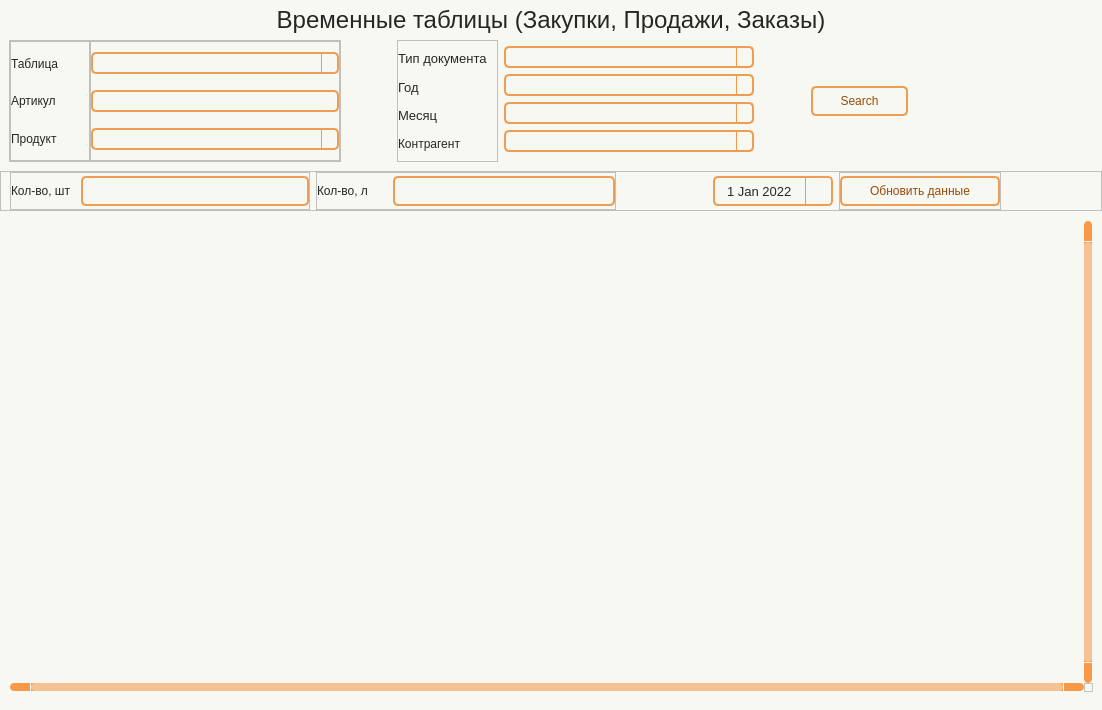
<?xml version="1.0" encoding="UTF-8"?>
<ui version="4.0">
 <class>Form</class>
 <widget class="QWidget" name="Form">
  <property name="geometry">
   <rect>
    <x>0</x>
    <y>0</y>
    <width>1102</width>
    <height>710</height>
   </rect>
  </property>
  <property name="minimumSize">
   <size>
    <width>930</width>
    <height>650</height>
   </size>
  </property>
  <property name="windowTitle">
   <string>Form</string>
  </property>
  <property name="styleSheet">
   <string notr="true">Form.QWidget{border: 2px solid #f28223;}

QWidget{
	background-color: #f8f8f2;
}

#Title_label.QLabel {
color: #262626;
font: 18pt &quot;Tahoma&quot;;
}

QLabel {
color: #262626;
font: 10pt &quot;Tahoma&quot;;
}

QPushButton {
	border: 2px solid #f09d54;
	border-radius: 5px;
	background-color: #f8f8f2;
	color: #964b09;
	font: 10pt &quot;Tahoma&quot;;
}

QPushButton:hover {
	background-color: #f28223;
	color: #ffffff;
}

QPushButton:pressed {
	background-color: #f28223;
	border: 2px solid #f28223;
	color: #ffffff;
}


QTableWidget {	
	background-color: #f8f8f2;
	padding: 10px;
	border-radius: 5px;
	gridline-color: #f8994a;
    outline: none;
	color: #262626;
}
QTableWidget::item{
	border-color: #f8994a;
	padding-left: 5px;
	padding-right: 5px;
	gridline-color: #f8994a;
	color: #262626;
	padding: 1px;
    font: 7pt &quot;Tahoma&quot;; 
}
QTableWidget::item:selected{
	background-color: #f28223;
    color: #ffffff;
}
QTableWidget::item:editable {
	background-color: #ffffd0;
	border: #ffffff;
}
QTableWidget::item:focus {
	background-color: #f28223;
	border: 2px solid #ffffff;
}
QHeaderView::section{
	background-color: #f8f8f2;
	border: none;
	border-style: none;
}
QTableWidget::horizontalHeader {	
	background-color: #f8994a;
	font: 10pt &quot;Tahoma&quot;;
}
QHeaderView::section:horizontal {
    border: 1px solid #f8994a;
	background-color: #ffd4af;
	padding: 3px;
	border-top-left-radius: 7px;
    border-top-right-radius: 7px;
    color: #262626;
}
QHeaderView::section:vertical {
    border: 1px solid #f8994a;
	color: #262626;
}

QLineEdit {
	background-color: #f8f8f2;
	border-radius: 5px;
	border: 2px solid #f09d54;
	padding-left: 10px;
	selection-color: rgb(255, 255, 255);
	selection-background-color: #f28223;
    color: #262626;
}
QLineEdit:hover {
	border: 2px solid #f28223;
}
QLineEdit:focus {
	border: 2px solid #f28223;
}

/* Стили для множественного выбора */
QListWidget {
    background-color: #f8f8f2;
    border: 2px solid #f09d54;
    border-radius: 5px;
    color: #262626;
    font: 10pt &quot;Tahoma&quot;;
}

QListWidget::item {
    padding: 5px;
    border-bottom: 1px solid #f8994a;
}

QListWidget::item:selected {
    background-color: #f28223;
    color: #ffffff;
}

QListWidget::item:hover {
    background-color: #ffd4af;
}

/* Улучшенная видимость чекбоксов */
QCheckBox::indicator {
    width: 16px;
    height: 16px;
}

QCheckBox::indicator:unchecked {
    border: 2px solid #f09d54;
    background-color: #f8f8f2;
    border-radius: 3px;
}

QCheckBox::indicator:checked {
    border: 2px solid #f28223;
    background-color: #f28223;
    border-radius: 3px;
    image: url(:/icon/icon/check.svg);
}

QCheckBox::indicator:hover {
    border: 2px solid #f28223;
}

QComboBox {
	background-color: #f8f8f2;
	border-radius: 5px;
	border: 2px solid #f09d54;
	padding-left: 10px;
	selection-color: #f28223;
	selection-background-color: #f28223;
    color: #262626;
	font: 9pt &quot;Tahoma&quot;;
}
QComboBox:hover {
	border: 2px solid #f28223;
	
}
QComboBox:focus {
	border: 2px solid #f28223;
}

QComboBox QAbstractItemView::item {
	color: #262626;
}
QComboBox QAbstractItemView::item::selected {
	background-color: #f09d54;
	color: #ffffff;
}

QComboBox::down-arrow {
	
	image: url(:/icon/icon/chevron-down — копия — копия.svg);
}
QComboBox::drop-down {
    subcontrol-origin: padding;
    subcontrol-position: top right;
    width: 15px;
    border-left-width: 1px;
    border-left-color: #f8994a;
    border-left-style: solid; /* just a single line */
    border-top-right-radius: 3px; /* same radius as the QComboBox */
    border-bottom-right-radius: 3px;
	color: #262626;
}

QScrollBar:horizontal {
    border: none;
    background: #f8994a;
    height: 8px;
    margin: 0px 21px 0 21px;
	border-radius: 0px;
}
QScrollBar::handle:horizontal {
    background: #f6c294;
    min-width: 20px;
	border-radius: 4px
}
QScrollBar::add-line:horizontal {
    border: none;
    background: #f8994a;
    width: 20px;
	border-top-right-radius: 4px;
    border-bottom-right-radius: 4px;
    subcontrol-position: right;
    subcontrol-origin: margin;
}
QScrollBar::sub-line:horizontal {
    border: none;
    background: #f8994a;
    width: 20px;
	border-top-left-radius: 4px;
    border-bottom-left-radius: 4px;
    subcontrol-position: left;
    subcontrol-origin: margin;
}
QScrollBar::up-arrow:horizontal, QScrollBar::down-arrow:horizontal
{
     background: none;
}
QScrollBar::add-page:horizontal, QScrollBar::sub-page:horizontal
{
     background: none;
}
 QScrollBar:vertical {
	border: none;
    background-color: #f8994a;
    width: 8px;
    margin: 21px 0 21px 0;
	border-radius: 0px;
 }
 QScrollBar::handle:vertical {	
	background: #f6c294;
    min-height: 25px;
	border-radius: 4px
 }
 QScrollBar::add-line:vertical {
     border: none;
    background: #f8994a;
     height: 20px;
	border-bottom-left-radius: 4px;
    border-bottom-right-radius: 4px;
     subcontrol-position: bottom;
     subcontrol-origin: margin;
 }
 QScrollBar::sub-line:vertical {
	border: none;
    background: #f8994a;
     height: 20px;
	border-top-left-radius: 4px;
    border-top-right-radius: 4px;
     subcontrol-position: top;
     subcontrol-origin: margin;
 }
 QScrollBar::up-arrow:vertical, QScrollBar::down-arrow:vertical {
     background: none;
 }

 QScrollBar::add-page:vertical, QScrollBar::sub-page:vertical {
     background: none;
 }

QDateEdit {
    background-color: #f8f8f2;
    border-radius: 5px;
    border: 2px solid #f09d54;
    padding-left: 10px; /* Add left padding */
    padding-right: 10px; /* Add right padding to accommodate the dropdown arrow */
    color: #262626;
    font: 10pt &quot;Tahoma&quot;;
    min-width: 80px; /* Minimum width to prevent text clipping */
}

QDateEdit:hover {
    border: 2px solid #f28223;
}

QDateEdit:focus {
    border: 2px solid #f28223;
}

QDateEdit::drop-down {
    subcontrol-origin: padding;
    subcontrol-position: top right;
    width: 25px; /* Keep the dropdown arrow width */
    border-left-width: 1px;
    border-left-color: #f8994a;
    border-left-style: solid;
    border-top-right-radius: 3px;
    border-bottom-right-radius: 3px;
    background-color: #f8f8f2;
}

QDateEdit::down-arrow {
	image: url(:/icon/icon/chevron-down — копия — копия.svg);
    width: 16px;
    height: 16px;
}

/* Calendar Styling */
QCalendarWidget {
    background-color: #f8f8f2;
    border: 2px solid #f28223;
    color: #262626;
}

QCalendarWidget QWidget {
    color: #262626;
}

QCalendarWidget QAbstractItemView {
    background-color: #f8f8f2;
    selection-background-color: #f28223;
    selection-color: #ffffff;
}

QCalendarWidget QToolButton {
    background-color: #ffd4af;
    color: #262626;
    font: 10pt &quot;Tahoma&quot;;
    border-radius: 3px;
    padding: 5px;
}

QCalendarWidget QToolButton:hover {
    background-color: #f28223;
    color: #ffffff;
}

QCalendarWidget QMenu {
    background-color: #f8f8f2;
    border: 1px solid #f28223;
}

QCalendarWidget QSpinBox {
    background-color: #f8f8f2;
    color: #262626;
    border: 1px solid #f09d54;
}

QCalendarWidget QSpinBox::up-button {
    subcontrol-origin: border;
    subcontrol-position: top right;
    width: 15px;
    border-left-width: 1px;
    border-left-color: #f8994a;
    border-left-style: solid;
}

QCalendarWidget QSpinBox::down-button {
    subcontrol-origin: border;
    subcontrol-position: bottom right;
    width: 15px;
    border-left-width: 1px;
    border-left-color: #f8994a;
    border-left-style: solid;
}

QCalendarWidget QSpinBox::up-arrow {
	image: url(:/icon/icon/chevron-up — копия — копия.svg);
    width: 10px;
    height: 10px;
}

QCalendarWidget QSpinBox::down-arrow {
	image: url(:/icon/icon/chevron-down — копия — копия.svg);
    width: 10px;
    height: 10px;
}
</string>
  </property>
  <layout class="QHBoxLayout" name="horizontalLayout">
   <property name="leftMargin">
    <number>0</number>
   </property>
   <property name="topMargin">
    <number>0</number>
   </property>
   <property name="rightMargin">
    <number>0</number>
   </property>
   <property name="bottomMargin">
    <number>0</number>
   </property>
   <item>
    <widget class="QWidget" name="widget" native="true">
     <layout class="QVBoxLayout" name="verticalLayout">
      <property name="spacing">
       <number>0</number>
      </property>
      <property name="leftMargin">
       <number>0</number>
      </property>
      <property name="topMargin">
       <number>0</number>
      </property>
      <property name="rightMargin">
       <number>0</number>
      </property>
      <property name="bottomMargin">
       <number>9</number>
      </property>
      <item>
       <widget class="QLabel" name="Title_label">
        <property name="minimumSize">
         <size>
          <width>0</width>
          <height>40</height>
         </size>
        </property>
        <property name="maximumSize">
         <size>
          <width>16777215</width>
          <height>40</height>
         </size>
        </property>
        <property name="font">
         <font>
          <family>Tahoma</family>
          <pointsize>18</pointsize>
          <italic>false</italic>
          <bold>false</bold>
         </font>
        </property>
        <property name="layoutDirection">
         <enum>Qt::LayoutDirection::LeftToRight</enum>
        </property>
        <property name="text">
         <string>Временные таблицы (Закупки, Продажи, Заказы)</string>
        </property>
        <property name="alignment">
         <set>Qt::AlignmentFlag::AlignCenter</set>
        </property>
       </widget>
      </item>
      <item>
       <widget class="QFrame" name="frame_Search">
        <property name="minimumSize">
         <size>
          <width>0</width>
          <height>130</height>
         </size>
        </property>
        <property name="maximumSize">
         <size>
          <width>16777215</width>
          <height>16777215</height>
         </size>
        </property>
        <layout class="QHBoxLayout" name="horizontalLayout_5">
         <property name="leftMargin">
          <number>9</number>
         </property>
         <property name="topMargin">
          <number>0</number>
         </property>
         <property name="rightMargin">
          <number>0</number>
         </property>
         <property name="bottomMargin">
          <number>9</number>
         </property>
         <item>
          <widget class="QFrame" name="frame_6">
           <property name="frameShape">
            <enum>QFrame::Shape::StyledPanel</enum>
           </property>
           <property name="frameShadow">
            <enum>QFrame::Shadow::Raised</enum>
           </property>
           <layout class="QHBoxLayout" name="horizontalLayout_2">
            <property name="spacing">
             <number>0</number>
            </property>
            <property name="leftMargin">
             <number>0</number>
            </property>
            <property name="topMargin">
             <number>0</number>
            </property>
            <property name="rightMargin">
             <number>0</number>
            </property>
            <property name="bottomMargin">
             <number>0</number>
            </property>
            <item>
             <widget class="QFrame" name="frame_4">
              <property name="minimumSize">
               <size>
                <width>80</width>
                <height>0</height>
               </size>
              </property>
              <property name="frameShape">
               <enum>QFrame::Shape::StyledPanel</enum>
              </property>
              <property name="frameShadow">
               <enum>QFrame::Shadow::Raised</enum>
              </property>
              <layout class="QVBoxLayout" name="verticalLayout_5">
               <property name="leftMargin">
                <number>0</number>
               </property>
               <property name="topMargin">
                <number>6</number>
               </property>
               <property name="bottomMargin">
                <number>6</number>
               </property>
               <item>
                <widget class="QLabel" name="label_6">
                 <property name="text">
                  <string>Таблица</string>
                 </property>
                </widget>
               </item>
               <item>
                <widget class="QLabel" name="label_8">
                 <property name="text">
                  <string>Артикул</string>
                 </property>
                </widget>
               </item>
               <item>
                <widget class="QLabel" name="label_7">
                 <property name="text">
                  <string>Продукт</string>
                 </property>
                </widget>
               </item>
              </layout>
             </widget>
            </item>
            <item>
             <widget class="QFrame" name="frame_5">
              <property name="minimumSize">
               <size>
                <width>250</width>
                <height>120</height>
               </size>
              </property>
              <property name="maximumSize">
               <size>
                <width>300</width>
                <height>16777215</height>
               </size>
              </property>
              <property name="frameShape">
               <enum>QFrame::Shape::StyledPanel</enum>
              </property>
              <property name="frameShadow">
               <enum>QFrame::Shadow::Raised</enum>
              </property>
              <layout class="QVBoxLayout" name="verticalLayout_6">
               <property name="leftMargin">
                <number>0</number>
               </property>
               <property name="topMargin">
                <number>0</number>
               </property>
               <property name="rightMargin">
                <number>0</number>
               </property>
               <property name="bottomMargin">
                <number>0</number>
               </property>
               <item>
                <widget class="QComboBox" name="line_table">
                 <property name="minimumSize">
                  <size>
                   <width>0</width>
                   <height>22</height>
                  </size>
                 </property>
                 <property name="maximumSize">
                  <size>
                   <width>16777215</width>
                   <height>22</height>
                  </size>
                 </property>
                </widget>
               </item>
               <item>
                <widget class="QLineEdit" name="line_article">
                 <property name="minimumSize">
                  <size>
                   <width>0</width>
                   <height>22</height>
                  </size>
                 </property>
                 <property name="maximumSize">
                  <size>
                   <width>16777215</width>
                   <height>22</height>
                  </size>
                 </property>
                </widget>
               </item>
               <item>
                <widget class="QComboBox" name="line_product">
                 <property name="minimumSize">
                  <size>
                   <width>0</width>
                   <height>22</height>
                  </size>
                 </property>
                 <property name="maximumSize">
                  <size>
                   <width>16777215</width>
                   <height>22</height>
                  </size>
                 </property>
                </widget>
               </item>
              </layout>
             </widget>
            </item>
           </layout>
          </widget>
         </item>
         <item>
          <spacer name="horizontalSpacer_3">
           <property name="orientation">
            <enum>Qt::Orientation::Horizontal</enum>
           </property>
           <property name="sizeType">
            <enum>QSizePolicy::Policy::Fixed</enum>
           </property>
           <property name="sizeHint" stdset="0">
            <size>
             <width>50</width>
             <height>20</height>
            </size>
           </property>
          </spacer>
         </item>
         <item>
          <widget class="QFrame" name="frame">
           <property name="minimumSize">
            <size>
             <width>80</width>
             <height>0</height>
            </size>
           </property>
           <property name="maximumSize">
            <size>
             <width>16777215</width>
             <height>16777215</height>
            </size>
           </property>
           <property name="font">
            <font>
             <pointsize>1</pointsize>
            </font>
           </property>
           <property name="frameShape">
            <enum>QFrame::Shape::StyledPanel</enum>
           </property>
           <property name="frameShadow">
            <enum>QFrame::Shadow::Raised</enum>
           </property>
           <layout class="QVBoxLayout" name="verticalLayout_2">
            <property name="leftMargin">
             <number>0</number>
            </property>
            <property name="topMargin">
             <number>6</number>
            </property>
            <property name="rightMargin">
             <number>9</number>
            </property>
            <property name="bottomMargin">
             <number>6</number>
            </property>
            <item>
             <widget class="QLabel" name="label_3">
              <property name="font">
               <font>
                <family>Tahoma</family>
                <pointsize>10</pointsize>
                <italic>false</italic>
                <bold>false</bold>
               </font>
              </property>
              <property name="text">
               <string>Тип документа</string>
              </property>
             </widget>
            </item>
            <item>
             <widget class="QLabel" name="label_2">
              <property name="font">
               <font>
                <family>Tahoma</family>
                <pointsize>10</pointsize>
                <italic>false</italic>
                <bold>false</bold>
               </font>
              </property>
              <property name="text">
               <string>Год</string>
              </property>
             </widget>
            </item>
            <item>
             <widget class="QLabel" name="label_5">
              <property name="font">
               <font>
                <family>Tahoma</family>
                <pointsize>10</pointsize>
                <italic>false</italic>
                <bold>false</bold>
               </font>
              </property>
              <property name="text">
               <string>Месяц</string>
              </property>
             </widget>
            </item>
            <item>
             <widget class="QLabel" name="label">
              <property name="text">
               <string>Контрагент</string>
              </property>
             </widget>
            </item>
           </layout>
          </widget>
         </item>
         <item>
          <widget class="QFrame" name="frame_2">
           <property name="minimumSize">
            <size>
             <width>250</width>
             <height>120</height>
            </size>
           </property>
           <property name="maximumSize">
            <size>
             <width>300</width>
             <height>16777215</height>
            </size>
           </property>
           <layout class="QVBoxLayout" name="verticalLayout_3">
            <property name="spacing">
             <number>0</number>
            </property>
            <property name="leftMargin">
             <number>0</number>
            </property>
            <property name="topMargin">
             <number>0</number>
            </property>
            <property name="rightMargin">
             <number>0</number>
            </property>
            <property name="bottomMargin">
             <number>0</number>
            </property>
            <item>
             <widget class="QComboBox" name="line_doc_type">
              <property name="minimumSize">
               <size>
                <width>0</width>
                <height>22</height>
               </size>
              </property>
              <property name="maximumSize">
               <size>
                <width>16777215</width>
                <height>22</height>
               </size>
              </property>
              <property name="iconSize">
               <size>
                <width>16</width>
                <height>16</height>
               </size>
              </property>
             </widget>
            </item>
            <item>
             <widget class="QComboBox" name="line_Year">
              <property name="minimumSize">
               <size>
                <width>0</width>
                <height>22</height>
               </size>
              </property>
              <property name="maximumSize">
               <size>
                <width>16777215</width>
                <height>22</height>
               </size>
              </property>
             </widget>
            </item>
            <item>
             <widget class="QComboBox" name="line_Mnth">
              <property name="minimumSize">
               <size>
                <width>0</width>
                <height>22</height>
               </size>
              </property>
              <property name="maximumSize">
               <size>
                <width>16777215</width>
                <height>22</height>
               </size>
              </property>
             </widget>
            </item>
            <item>
             <widget class="QComboBox" name="line_customer">
              <property name="minimumSize">
               <size>
                <width>0</width>
                <height>22</height>
               </size>
              </property>
              <property name="maximumSize">
               <size>
                <width>16777215</width>
                <height>22</height>
               </size>
              </property>
             </widget>
            </item>
           </layout>
          </widget>
         </item>
         <item>
          <spacer name="horizontalSpacer">
           <property name="orientation">
            <enum>Qt::Orientation::Horizontal</enum>
           </property>
           <property name="sizeType">
            <enum>QSizePolicy::Policy::Fixed</enum>
           </property>
           <property name="sizeHint" stdset="0">
            <size>
             <width>50</width>
             <height>20</height>
            </size>
           </property>
          </spacer>
         </item>
         <item>
          <widget class="QFrame" name="frame_3">
           <property name="minimumSize">
            <size>
             <width>100</width>
             <height>0</height>
            </size>
           </property>
           <property name="maximumSize">
            <size>
             <width>93</width>
             <height>16777215</height>
            </size>
           </property>
           <layout class="QVBoxLayout" name="verticalLayout_4">
            <property name="spacing">
             <number>0</number>
            </property>
            <property name="leftMargin">
             <number>1</number>
            </property>
            <property name="topMargin">
             <number>0</number>
            </property>
            <property name="rightMargin">
             <number>1</number>
            </property>
            <property name="bottomMargin">
             <number>0</number>
            </property>
            <item>
             <widget class="QPushButton" name="btn_find">
              <property name="minimumSize">
               <size>
                <width>97</width>
                <height>30</height>
               </size>
              </property>
              <property name="maximumSize">
               <size>
                <width>92</width>
                <height>30</height>
               </size>
              </property>
              <property name="text">
               <string>Search</string>
              </property>
              <property name="icon">
               <iconset resource="../resource.qrc">
                <normaloff>:/icon/icon/search — копия — копия.svg</normaloff>:/icon/icon/search — копия — копия.svg</iconset>
              </property>
             </widget>
            </item>
           </layout>
          </widget>
         </item>
         <item>
          <spacer name="horizontalSpacer_2">
           <property name="orientation">
            <enum>Qt::Orientation::Horizontal</enum>
           </property>
           <property name="sizeHint" stdset="0">
            <size>
             <width>40</width>
             <height>20</height>
            </size>
           </property>
          </spacer>
         </item>
        </layout>
       </widget>
      </item>
      <item>
       <widget class="QFrame" name="frame_7">
        <property name="minimumSize">
         <size>
          <width>0</width>
          <height>40</height>
         </size>
        </property>
        <property name="styleSheet">
         <string notr="true"/>
        </property>
        <property name="frameShape">
         <enum>QFrame::Shape::StyledPanel</enum>
        </property>
        <property name="frameShadow">
         <enum>QFrame::Shadow::Raised</enum>
        </property>
        <layout class="QHBoxLayout" name="horizontalLayout_3">
         <property name="topMargin">
          <number>0</number>
         </property>
         <property name="rightMargin">
          <number>9</number>
         </property>
         <property name="bottomMargin">
          <number>0</number>
         </property>
         <item>
          <widget class="QFrame" name="frame_pcs">
           <property name="minimumSize">
            <size>
             <width>300</width>
             <height>0</height>
            </size>
           </property>
           <property name="frameShape">
            <enum>QFrame::Shape::StyledPanel</enum>
           </property>
           <property name="frameShadow">
            <enum>QFrame::Shadow::Raised</enum>
           </property>
           <layout class="QHBoxLayout" name="horizontalLayout_8">
            <property name="spacing">
             <number>0</number>
            </property>
            <property name="leftMargin">
             <number>0</number>
            </property>
            <property name="topMargin">
             <number>0</number>
            </property>
            <property name="rightMargin">
             <number>0</number>
            </property>
            <property name="bottomMargin">
             <number>0</number>
            </property>
            <item>
             <widget class="QLabel" name="label_11">
              <property name="minimumSize">
               <size>
                <width>70</width>
                <height>0</height>
               </size>
              </property>
              <property name="maximumSize">
               <size>
                <width>70</width>
                <height>16777215</height>
               </size>
              </property>
              <property name="text">
               <string>Кол-во, шт</string>
              </property>
             </widget>
            </item>
            <item>
             <widget class="QLabel" name="label_qty_pcs">
              <property name="minimumSize">
               <size>
                <width>0</width>
                <height>30</height>
               </size>
              </property>
              <property name="maximumSize">
               <size>
                <width>16777215</width>
                <height>30</height>
               </size>
              </property>
              <property name="styleSheet">
               <string notr="true">QLabel {
	background-color: #f8f8f2;
	border-radius: 5px;
	border: 2px solid #f09d54;
	padding-left: 10px;
	color: #964b09;
	font: 700 10pt &quot;Tahoma&quot;;
}</string>
              </property>
              <property name="text">
               <string/>
              </property>
              <property name="alignment">
               <set>Qt::AlignmentFlag::AlignCenter</set>
              </property>
             </widget>
            </item>
           </layout>
          </widget>
         </item>
         <item>
          <widget class="QFrame" name="frame_Vol">
           <property name="minimumSize">
            <size>
             <width>300</width>
             <height>0</height>
            </size>
           </property>
           <property name="frameShape">
            <enum>QFrame::Shape::StyledPanel</enum>
           </property>
           <property name="frameShadow">
            <enum>QFrame::Shadow::Raised</enum>
           </property>
           <layout class="QHBoxLayout" name="horizontalLayout_4">
            <property name="leftMargin">
             <number>0</number>
            </property>
            <property name="topMargin">
             <number>0</number>
            </property>
            <property name="rightMargin">
             <number>0</number>
            </property>
            <property name="bottomMargin">
             <number>0</number>
            </property>
            <item>
             <widget class="QLabel" name="label_9">
              <property name="minimumSize">
               <size>
                <width>70</width>
                <height>0</height>
               </size>
              </property>
              <property name="maximumSize">
               <size>
                <width>50</width>
                <height>16777215</height>
               </size>
              </property>
              <property name="text">
               <string>Кол-во, л</string>
              </property>
             </widget>
            </item>
            <item>
             <widget class="QLabel" name="label_Volume">
              <property name="minimumSize">
               <size>
                <width>0</width>
                <height>30</height>
               </size>
              </property>
              <property name="maximumSize">
               <size>
                <width>16777215</width>
                <height>30</height>
               </size>
              </property>
              <property name="styleSheet">
               <string notr="true">QLabel {
	background-color: #f8f8f2;
	border-radius: 5px;
	border: 2px solid #f09d54;
	padding-left: 10px;
	color: #964b09;
	font: 700 10pt &quot;Tahoma&quot;;
}</string>
              </property>
              <property name="text">
               <string/>
              </property>
              <property name="alignment">
               <set>Qt::AlignmentFlag::AlignCenter</set>
              </property>
             </widget>
            </item>
           </layout>
          </widget>
         </item>
         <item>
          <spacer name="horizontalSpacer_4">
           <property name="orientation">
            <enum>Qt::Orientation::Horizontal</enum>
           </property>
           <property name="sizeHint" stdset="0">
            <size>
             <width>20</width>
             <height>20</height>
            </size>
           </property>
          </spacer>
         </item>
         <item>
          <widget class="QDateEdit" name="date_Start">
           <property name="minimumSize">
            <size>
             <width>104</width>
             <height>30</height>
            </size>
           </property>
           <property name="font">
            <font>
             <family>Tahoma</family>
             <pointsize>10</pointsize>
             <italic>false</italic>
             <bold>false</bold>
             <kerning>false</kerning>
            </font>
           </property>
           <property name="minimumDate">
            <date>
             <year>2022</year>
             <month>1</month>
             <day>1</day>
            </date>
           </property>
           <property name="calendarPopup">
            <bool>true</bool>
           </property>
          </widget>
         </item>
         <item>
          <widget class="QFrame" name="frame_8">
           <property name="minimumSize">
            <size>
             <width>162</width>
             <height>0</height>
            </size>
           </property>
           <property name="frameShape">
            <enum>QFrame::Shape::StyledPanel</enum>
           </property>
           <property name="frameShadow">
            <enum>QFrame::Shadow::Raised</enum>
           </property>
           <layout class="QHBoxLayout" name="horizontalLayout_9">
            <property name="spacing">
             <number>0</number>
            </property>
            <property name="leftMargin">
             <number>0</number>
            </property>
            <property name="topMargin">
             <number>0</number>
            </property>
            <property name="rightMargin">
             <number>0</number>
            </property>
            <property name="bottomMargin">
             <number>0</number>
            </property>
            <item>
             <widget class="QPushButton" name="btn_refresh">
              <property name="minimumSize">
               <size>
                <width>160</width>
                <height>30</height>
               </size>
              </property>
              <property name="maximumSize">
               <size>
                <width>160</width>
                <height>30</height>
               </size>
              </property>
              <property name="text">
               <string>Обновить данные</string>
              </property>
              <property name="icon">
               <iconset resource="../resource.qrc">
                <normaloff>:/icon/icon/refresh-ccw — копия — копия.svg</normaloff>:/icon/icon/refresh-ccw — копия — копия.svg</iconset>
              </property>
             </widget>
            </item>
           </layout>
          </widget>
         </item>
         <item>
          <spacer name="horizontalSpacer_5">
           <property name="orientation">
            <enum>Qt::Orientation::Horizontal</enum>
           </property>
           <property name="sizeHint" stdset="0">
            <size>
             <width>20</width>
             <height>20</height>
            </size>
           </property>
          </spacer>
         </item>
        </layout>
       </widget>
      </item>
      <item>
       <widget class="QTableWidget" name="table">
        <property name="font">
         <font>
          <family>Tahoma</family>
          <pointsize>9</pointsize>
         </font>
        </property>
        <property name="verticalScrollBarPolicy">
         <enum>Qt::ScrollBarPolicy::ScrollBarAlwaysOn</enum>
        </property>
        <property name="horizontalScrollBarPolicy">
         <enum>Qt::ScrollBarPolicy::ScrollBarAlwaysOn</enum>
        </property>
        <property name="sizeAdjustPolicy">
         <enum>QAbstractScrollArea::SizeAdjustPolicy::AdjustToContents</enum>
        </property>
        <property name="autoScrollMargin">
         <number>10</number>
        </property>
        <property name="selectionMode">
         <enum>QAbstractItemView::SelectionMode::SingleSelection</enum>
        </property>
        <property name="textElideMode">
         <enum>Qt::TextElideMode::ElideMiddle</enum>
        </property>
        <property name="sortingEnabled">
         <bool>true</bool>
        </property>
        <property name="wordWrap">
         <bool>true</bool>
        </property>
        <property name="columnCount">
         <number>0</number>
        </property>
        <attribute name="horizontalHeaderCascadingSectionResizes">
         <bool>true</bool>
        </attribute>
        <attribute name="horizontalHeaderMinimumSectionSize">
         <number>55</number>
        </attribute>
        <attribute name="horizontalHeaderShowSortIndicator" stdset="0">
         <bool>true</bool>
        </attribute>
        <attribute name="horizontalHeaderStretchLastSection">
         <bool>true</bool>
        </attribute>
        <attribute name="verticalHeaderVisible">
         <bool>false</bool>
        </attribute>
        <attribute name="verticalHeaderCascadingSectionResizes">
         <bool>true</bool>
        </attribute>
        <attribute name="verticalHeaderMinimumSectionSize">
         <number>25</number>
        </attribute>
        <attribute name="verticalHeaderDefaultSectionSize">
         <number>25</number>
        </attribute>
        <attribute name="verticalHeaderHighlightSections">
         <bool>false</bool>
        </attribute>
       </widget>
      </item>
     </layout>
    </widget>
   </item>
  </layout>
 </widget>
 <resources>
  <include location="../resource.qrc"/>
 </resources>
 <connections/>
</ui>
